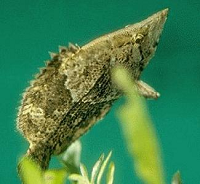
%> input picture Doctoral mission/fish.bmp, 200 x 184 px
$ octave extract_texture_on_gray_img.m   (GNU Octave 9; MATLAB toolbox functions it lacks are replaced by stand-ins)
%> lines starting %> are read from the running program, lines starting %| are printed output that depends on the picture; in (x1, y1, x2, y2) boxes, pixels count from 0 and x2, y2 are one past the last pixel; in counts of white or black regions, pixels touching at a corner belong together; the program's own positions count from 1
### Doctoral mission/Gradient_calculation.m
function [out_row,out_colum,out_final]=Gradient_calculation(input)
[w,h]=size(input);
gradient_row=zeros(w,h);
gradient_column=zeros(w,h);
gradient_final=zeros(w,h);
for i=1:w-1
    for j=1:h-1
        gradient_row(i,j)=input(i,j+1)-input(i,j);
        gradient_column(i,j)=input(i+1,j)-input(i,j);
        if(abs(gradient_row(i,j))>= abs(gradient_column(i,j)))
            gradient_final(i,j)=abs(gradient_row(i,j));
        else
            gradient_final(i,j)=abs(gradient_column(i,j));
        end
    end
end
out_row=gradient_row;
out_colum=gradient_column;
out_final=gradient_final;

### Doctoral mission/shadow.m
function out=shadow(input,value)
% [4 lines of commented-out code are left out]
hold on;
%%
a=input<value;% nature image
% a=input>value;% structure image
%%
[m n]=find(a);
for ii=1:length(m)
%     x=n(ii)+[-1 0 0 -1];
%     y=m(ii)+[-1 -1 0 0];
x=n(ii)+[0 0 1 1];
y=m(ii)+[0 1 1 0];
    patch(x,y,'b','edgecolor','none','facealpha',0.4);
end
hold off;
% axis equal;     %axis square/将当前坐标系图形设置为方形。横轴及纵轴比例是1：1
                  %axis equal/将横轴纵轴的定标系数设成相同值
out=1;

### Doctoral mission/extract_texture_on_gray_img.m
addpath(genpath(pwd));
%% input the picture
[FileName, FilePath]=uigetfile('*.jpg;*.png;*.tif;*.img;*.bmp;*.gif;','请选择图像数据');
%> the answer given: fish.bmp
str=[FilePath FileName];
img_rgb=imread(str);
%> img_rgb is the input picture: size 184x200x3 uint8; mean R, G, B 64.8, 130.4, 80.8
%%
img_gray=rgb2gray(img_rgb);
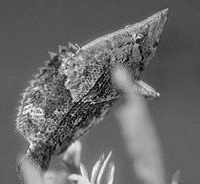
%> img_gray: size 184x200 uint8; min 1, max 251, mean 105.1
temp_img_gray=img_gray;
temp_img_gray=im2double(temp_img_gray);
[out_row_gray,out_colum_gray,out_final_gray]=Gradient_calculation(temp_img_gray);%Calculate the gradient
%> after the loop in Gradient_calculation, `for i=1:w-1`:
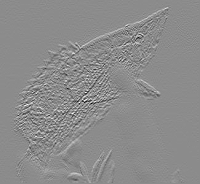
%> gradient_column: size 184x200 double; min -0.714, max 0.588, mean 0.00127; drawn with min black and max white
%> after the loop in Gradient_calculation, `for i=1:w-1`:
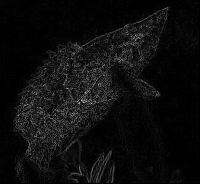
%> gradient_final: size 184x200 double; min 0, max 0.714, mean 0.055
%> after the loop in Gradient_calculation, `for i=1:w-1`:
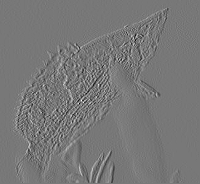
%> gradient_row: size 184x200 double; min -0.635, max 0.714, mean -9.42e-05; drawn with min black and max white
temp_abs_gray_gradient=im2uint8(out_final_gray);
temp_abs_gray_gradient(find(temp_abs_gray_gradient<50))=0;%Modify the threshold to get a different gradient map
figure
subplot(1,2,1);
imshow(temp_abs_gray_gradient);
title('Thresholded image');
subplot(1,2,2);
imshow(im2uint8(out_final_gray));
title('Gradient image');
set(gcf,'color','w');
%%
[m,n]=size(temp_abs_gray_gradient);
%> m = 184; n = 200
statistic_row_value=zeros(m,ceil(n/2));
statistic_column_value=zeros(n,ceil(m/2));
%% compute the row distance of each interval and  Record the position between each interval
for i=1:m
    count_1=0;
    count_2=0;
    count_3=0;
    for j=1:n
        if(temp_abs_gray_gradient(i,j)>0&&j<n&&temp_abs_gray_gradient(i,j+1)==0)
            count_1=0;
            count_2=count_2+1;
            count_3=1;
            statistic_row_value(i,count_2)=j;
        end
        if(j<n&&j>1&&temp_abs_gray_gradient(i,j+1)>0&&temp_abs_gray_gradient(i,j)==0&&count_3==1)
            count_2=count_2+1;
            statistic_row_value(i,count_2)=j+1;
            count_3=0;
        end
    end
end
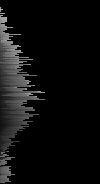
%> statistic_row_value: size 184x100 double; min 0, max 168, mean 13.7
 distance_row=zeros(m,floor(n/4));
for ii=1:floor(n/4)
    distance_row(:,ii)=statistic_row_value(:,ii*2)-statistic_row_value(:,ii*2-1);
end
distance_row(distance_row<0)=0;% Remove negative numbers
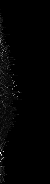
%> distance_row: size 184x50 double; min 0, max 83, mean 1; drawn with min black and max white
max_row_value=max(max(distance_row));% find the max number
%> max_row_value = 83
[x,y]=find(distance_row==max(max(distance_row))); % find the location of the max number
%> x = 153; y = 1
same_row_distance_num=zeros(1,max_row_value);%statistics the same distance
for iii=1:max_row_value
same_row_distance_num(1,iii)=length(find(distance_row==iii));
end
%> this loop made 83 passes
%> after the loop, same_row_distance_num = 83 values, max 422 at index 2, min 0 at index 1, mean 17.29
figure
% plot(same_row_distance_num);
bar(same_row_distance_num,0.2);
title('Statistic figure of row number');
set(gcf,'color','w');
%% show the corresponding texture (row distance statistic)
[max_row_distance,index_row]=max(same_row_distance_num);
%> max_row_distance = 422; index_row = 2
[ro,col]=size(temp_abs_gray_gradient);%Get the original gradient image size
%> ro = 184; col = 200
temp_correspond_texture_region_row=ones(ro,col);% Create an all 1 matrix,size is equal to the original size
[value_sort,index_sort] = sort(same_row_distance_num);%Sort the numbers of same_row_distance_num
%> value_sort = 83 values from 0 to 422; index_sort = 83 values, max 83 at index 46, min 1 at index 1, mean 42
row_value_sort=value_sort;
%> row_value_sort = 83 values from 0 to 422
row_index_sort=index_sort;
%> row_index_sort has the same summary as index_sort
[ro_115,col_115]=size(value_sort);
%> ro_115 = 1; col_115 = 83
for i_115=col_115-5:col_115
[v_row,v_column]=find(distance_row==index_sort(1,i_115));% find the max distance number in the corresponding gradient iamge
%[r_1,c_1]=size(v_row);
for ii_1=1:value_sort(1,i_115)
    row_1=v_row(ii_1);
    col_1=v_column(ii_1);
    % find the location from starting point to the ending point
    temp_1=statistic_row_value(row_1,2*col_1-1);
    temp_2=statistic_row_value(row_1,2*col_1);
    for ii_2=temp_1:temp_2
        temp_correspond_texture_region_row(row_1,ii_2)=0;
    end
end
end
%> this loop made 6 passes
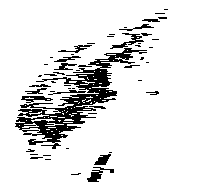
%> temp_correspond_texture_region_row: size 184x200 double; values 0 (black) and 1 (white), 88% white; 53 black regions (34 under 20 px), largest, box (x1, y1, x2, y2) and area: (15, 48, 147, 149) 3015, (87, 167, 114, 182) 156, (110, 33, 144, 49) 149
figure
imshow(img_rgb);
hold on
out_row=shadow(temp_correspond_texture_region_row,1);
%> in shadow, `[m n]=find(a);`: m = 4409 values from 10 to 182; n = 4409 values from 16 to 168
%> (the run ends here)
